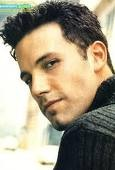
#> input picture Resources/Faces/train/Ben Afflek/1.jpg, 115 x 170 px, given in place of kitten.mp4, which was not available
$ jupyter execute --allow-errors learning_opencv.ipynb   (text cells are left out)
#> lines starting #> are read from the running program, lines starting #| are printed output that depends on the picture; pictures that were not available may be replaced by others from this repository, and a replacement may not be noted
[cell 1]
import pandas as pd

[cell 2]
import cv2 as cv
img = cv.imread(r"D:\PycharmProjects\open_cv\Resources\Photos\cat.jpg")
cv.imshow("image",img)
cv.waitKey(0)

[cell 3]
cap = cv.VideoCapture(r"C:\Users\Ankur\PycharmProjects\open_cv\Resources\Videos\kitten.mp4")
while True:
    ret, frame = cap.read()
#> frame is the input picture: shape (170, 115, 3); mean B, G, R 130.9, 151.7, 161.1
    cv.imshow("video",frame)
    if cv.waitKey(1) & 0xFF == ord('q'):
#> (key q is pressed here)
        break
cap.release()
cv.destroyAllWindows()

[cell 4]
import cv2 as cv
img = cv.imread(r"C:\Users\Ankur\PycharmProjects\open_cv\Resources\Photos\cat.jpg")
cv.imshow("image",img)
def rescale_frame(frame, percent=75):
    width = int(frame.shape[1] * percent/ 100)
    height = int(frame.shape[0] * percent/ 100)
    dim = (width, height)
    return cv.resize(frame, dim, interpolation=cv.INTER_AREA)
#> (the rest of this cell did not finish here and is left out)

[cell 5]
cap = cv.VideoCapture(r"C:\Users\Ankur\PycharmProjects\open_cv\Resources\Videos\kitten.mp4")
while True:
    ret, frame = cap.read()
    rescaled_frame = rescale_frame(frame, percent=20)
#> call 2 of rescale_frame, with percent = 20
#> in rescale_frame (call 2), `return cv.resize(frame, dim, interpolation=cv.INTER_AREA)`:
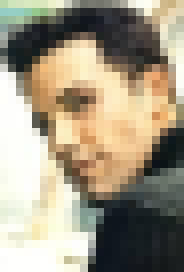
#> returned value: shape (34, 23, 3) (shown 8 times larger); mean of channels 0, 1, 2 130.9, 151.7, 161.1; drawn as B, G, R
    cv.imshow("video",rescaled_frame)
    if cv.waitKey(1) & 0xFF == ord('q'):
#> (key q is pressed here)
        break
cap.release()
cv.destroyAllWindows()

[cell 6]
## Changing resolution of videos. Works only for live video
def change_res(cap, width, height):
    cap.set(3, width)
    cap.set(4, height)

[cell 7]
#pylint:disable=no-member

import cv2 as cv
import numpy as np

blank = np.zeros((500,500,3), dtype='uint8')
cv.imshow('Blank', blank)

# 1. Paint the image a certain colour
blank[200:300, 300:400] = 0,0,255
cv.imshow('Green', blank)
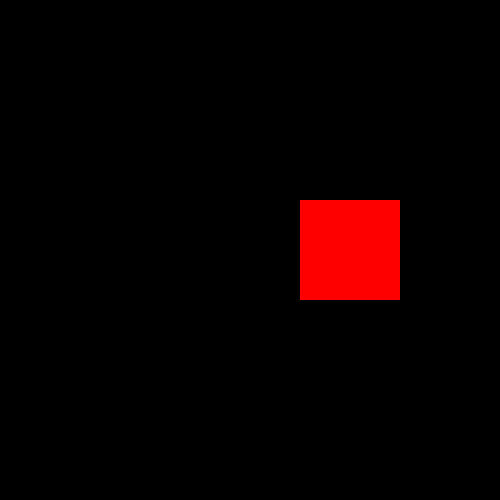
#> window 'Green': shape (500, 500, 3); mean B, G, R 0, 0, 10.2

# 2. Draw a Rectangle
cv.rectangle(blank, (0,0), (blank.shape[1]//2, blank.shape[0]//2), (0,255,0), thickness=-1)
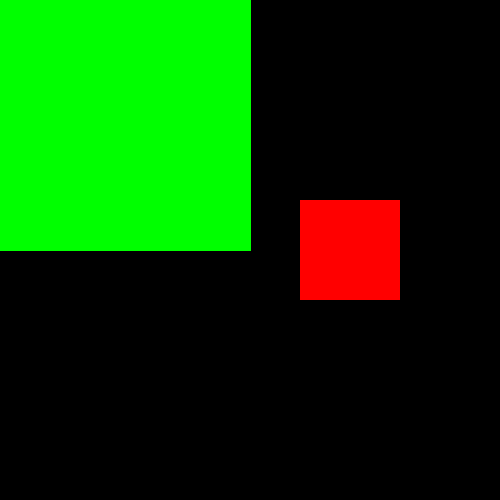
#> blank: shape (500, 500, 3); mean of channels 0, 1, 2 0, 64.3, 10.2; drawn as B, G, R
cv.imshow('Rectangle', blank)

# 3. Draw A circle
cv.circle(blank, (blank.shape[1]//2, blank.shape[0]//2), 40, (0,0,255), thickness=-1)
cv.imshow('Circle', blank)

# 4. Draw a line
cv.line(blank, (100,250), (300,400), (255,255,255), thickness=3)
cv.imshow('Line', blank)

# 5. Write text
cv.putText(blank, 'Hello, my name is Jason!!!', (0,225), cv.FONT_HERSHEY_TRIPLEX, 1.0, (0,255,0), 2)
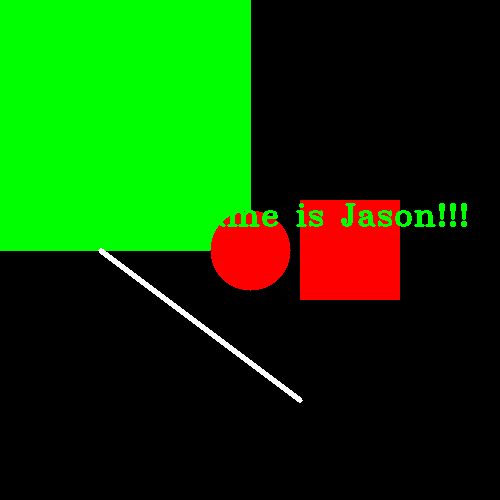
#> blank: shape (500, 500, 3); mean of channels 0, 1, 2 1.4, 66.4, 15.4; drawn as B, G, R
cv.imshow('Text', blank)

cv.waitKey(0)

$ run again, on Resources/Faces/train/Ben Afflek/10.jpg
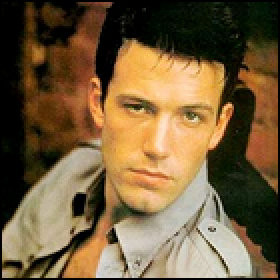
#> input picture Resources/Faces/train/Ben Afflek/10.jpg, 140 x 140 px, given in place of kitten.mp4, which was not available (shown 2 times larger)
#> frame is the input picture: shape (140, 140, 3); mean B, G, R 60.5, 93.3, 116
#> in rescale_frame (call 2), `return cv.resize(frame, dim, interpolation=cv.INTER_AREA)`:
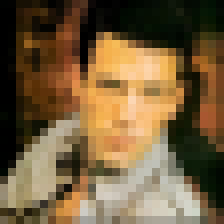
#> returned value: shape (28, 28, 3) (shown 8 times larger); mean of channels 0, 1, 2 60.5, 93.3, 115.9; drawn as B, G, R

$ run again, on Resources/Faces/train/Ben Afflek/11.jpg
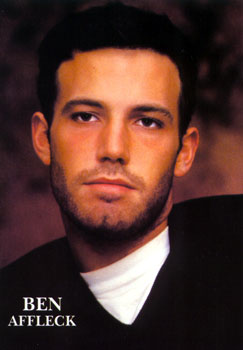
#> input picture Resources/Faces/train/Ben Afflek/11.jpg, 243 x 350 px, given in place of kitten.mp4, which was not available
#> frame is the input picture: shape (350, 243, 3); mean B, G, R 44.2, 51.2, 82.6
#> in rescale_frame (call 2), `return cv.resize(frame, dim, interpolation=cv.INTER_AREA)`:
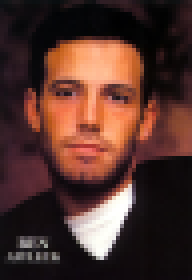
#> returned value: shape (70, 48, 3) (shown 4 times larger); mean of channels 0, 1, 2 44.2, 51.2, 82.6; drawn as B, G, R

$ run again, on Resources/Faces/train/Ben Afflek/12.jpg
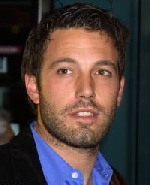
#> input picture Resources/Faces/train/Ben Afflek/12.jpg, 150 x 185 px, given in place of kitten.mp4, which was not available
#> frame is the input picture: shape (185, 150, 3); mean B, G, R 60.5, 62.7, 77.8
#> in rescale_frame (call 2), `return cv.resize(frame, dim, interpolation=cv.INTER_AREA)`:
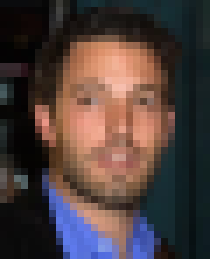
#> returned value: shape (37, 30, 3) (shown 7 times larger); mean of channels 0, 1, 2 60.5, 62.7, 77.8; drawn as B, G, R
